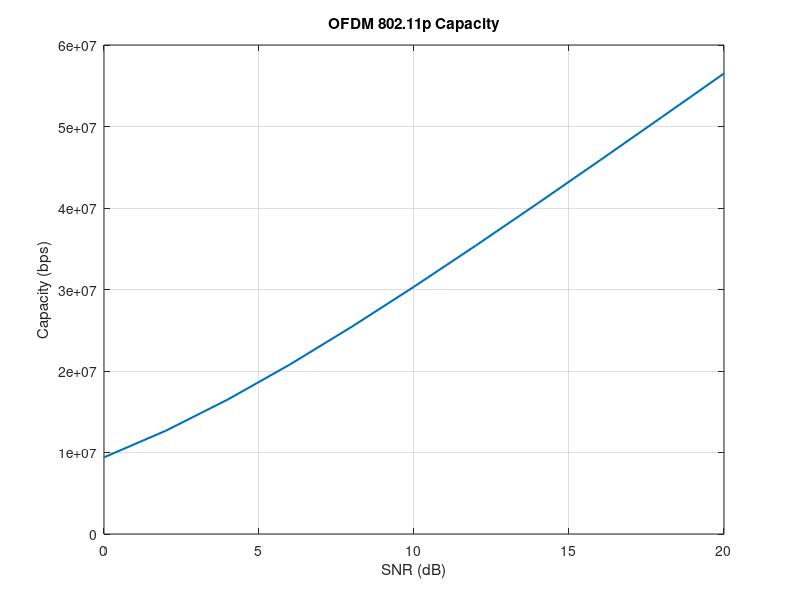
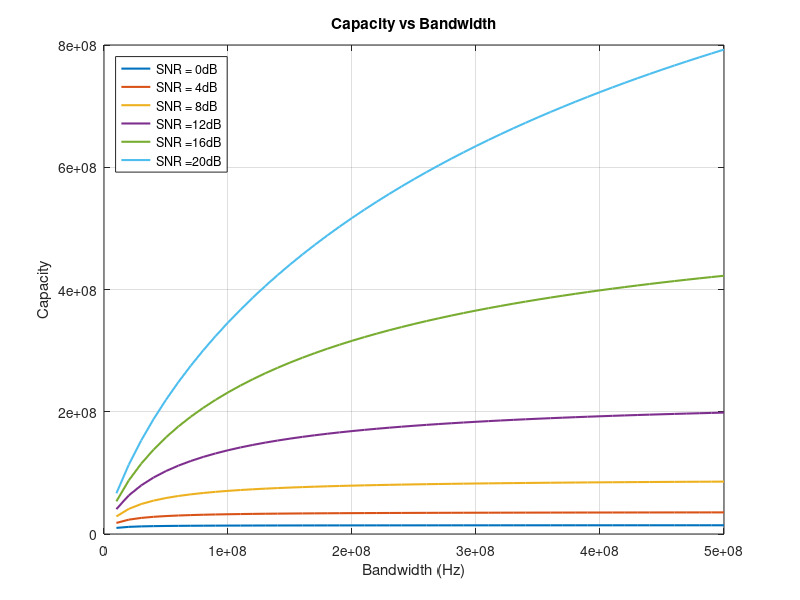

MATLAB code for these plots, in order:
%% 802.11p capacity
% OFDM 802.11p Parameters
B = 10e6;
nSubcarriers = 64;
nDataCarriers = 48;
nPilots = 4;

% Range of SNR to consider
SNR_dB = 0:2:20;

% Convert SNR to linear units
SNR = 10.^(SNR_dB/10);

% Determine the effective SNR and Bandwidth
nActiveCarriers = nDataCarriers + nPilots;
SNR_eff = SNR*nSubcarriers/nActiveCarriers;
B_eff = B*nActiveCarriers/nSubcarriers;

% Determine capacity
C = B_eff.*log2(1 + SNR_eff);

% Plot the Capacity
figure(1)
clf;
plot(SNR_dB, C, 'LineWidth', 1.5);
grid on;
xlabel('SNR (dB)')
ylabel('Capacity (bps)')
title('OFDM 802.11p Capacity')

%% Capacity against bandwidth
SNR_dB = 0:4:20;
SNR = 10.^(SNR_dB/10);
B = 10e6;
P_N0 = B*SNR;

B = (10e6:10e6:500e6).';
C = B.*log2(1 + P_N0./B);

figure(2)
clf;
plot(B,C, 'LineWidth', 1.5)
grid on;
legend(strcat('SNR = ', num2str(SNR_dB.'), 'dB'), 'location', 'northwest')
xlabel('Bandwidth (Hz)');
ylabel('Capacity')
title('Capacity vs Bandwidth')
